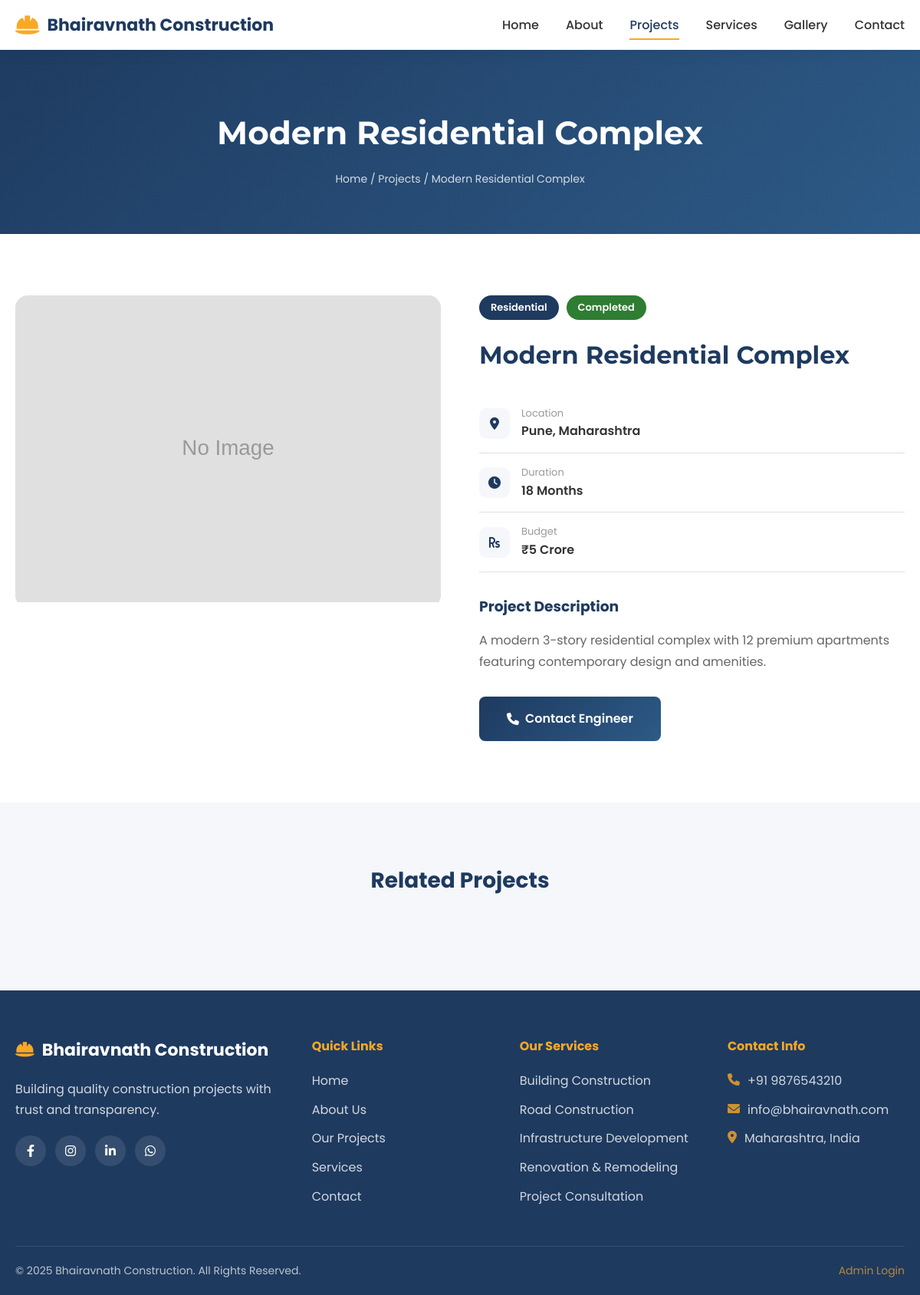
/project-detail.php?id=1, run on the app's committed database.
### tables this page shows
CREATE TABLE IF NOT EXISTS projects (
    id INT AUTO_INCREMENT PRIMARY KEY,
    name VARCHAR(255) NOT NULL,
    project_type ENUM('Road', 'Residential', 'Commercial', 'Infrastructure') NOT NULL,
    location VARCHAR(255),
    duration VARCHAR(100),
    budget VARCHAR(100),
    description TEXT,
    status ENUM('Completed', 'Ongoing') DEFAULT 'Ongoing',
    is_published TINYINT(1) DEFAULT 1,
    created_at TIMESTAMP DEFAULT CURRENT_TIMESTAMP,
    updated_at TIMESTAMP DEFAULT CURRENT_TIMESTAMP ON UPDATE CURRENT_TIMESTAMP
);

CREATE TABLE IF NOT EXISTS services (
    id INT AUTO_INCREMENT PRIMARY KEY,
    name VARCHAR(255) NOT NULL,
    description TEXT,
    icon VARCHAR(100),
    image VARCHAR(255),
    is_active TINYINT(1) DEFAULT 1,
    created_at TIMESTAMP DEFAULT CURRENT_TIMESTAMP,
    updated_at TIMESTAMP DEFAULT CURRENT_TIMESTAMP ON UPDATE CURRENT_TIMESTAMP
);

### include/config.php (called while the page is built, shortened)
<?php
$is_replit = getenv('DATABASE_URL') !== false;
if ($is_replit) {
    $database_url = getenv('DATABASE_URL');
    $db_parts = parse_url($database_url);
    $db_host = $db_parts['host'];
    $db_port = $db_parts['port'] ?? 5432;
    $db_user = $db_parts['user'];
    $db_pass = $db_parts['pass'];
    $db_name = ltrim($db_parts['path'], '/');
    try {
        $pdo = new PDO(
            "pgsql:host=$db_host;port=$db_port;dbname=$db_name",
            $db_user,
            $db_pass,
            [PDO::ATTR_ERRMODE => PDO::ERRMODE_EXCEPTION]
        );
        $use_pdo = true;
        $con = null;
    } catch (PDOException $e) {
        $use_pdo = false;
        $con = null;
        $pdo = null;
    }
} else {
    $db_host = "localhost";
    $db_user = "root";
    $db_pass = "";
    $db_name = "bhairavnath_construction";
    $con = @mysqli_connect($db_host, $db_user, $db_pass, $db_name);
    $use_pdo = false;
    $pdo = null;
    if ($con) {
        mysqli_set_charset($con, "utf8mb4");
    }
}
function isLoggedIn() {
    return isset($_SESSION['admin_id']);
}
function db_query($query) {
    global $con, $pdo, $use_pdo;
    if ($use_pdo) {
        try {
            return $pdo->query($query);
        } catch (PDOException $e) {
            return false;
        }
    } elseif ($con) {
        return mysqli_query($con, $query);
    }
    return false;
}
function db_fetch($result) {
    global $use_pdo;
    if ($use_pdo) {
        return $result->fetch(PDO::FETCH_ASSOC);
    } else {
        return mysqli_fetch_assoc($result);
    }
}
function getAdmin() {
    return null;
}
?>

### project-detail.php (the view, shortened to what this page needs)
<?php include 'include/config.php';
$id = (int)$_GET['id'];
$result = db_query("SELECT * FROM projects WHERE id = $id AND is_published = 1");
$project = db_fetch($result);
$images = [];
$videos = [];
?>
<!DOCTYPE html>
<html lang="en">
<head>
    <link href="https://cdnjs.cloudflare.com/ajax/libs/font-awesome/6.0.0/css/all.min.css" rel="stylesheet">
    <link href="assets/css/style.css" rel="stylesheet">
</head>
<body>
    <?php include 'include/header.php'; ?>
    <section class="page-banner">
        <div class="container">
            <h1><?php echo $project['name']; ?></h1>
            <nav class="breadcrumb">
                <a href="index.php">Home</a> / <a href="projects.php">Projects</a> / <span><?php echo $project['name']; ?></span>
            </nav>
        </div>
    </section>
    <section class="section project-detail">
        <div class="container">
            <div class="project-detail-grid">
                <div class="project-gallery">
                    <?php if (!empty($images) || !empty($videos)): ?>
                        <?php if (!empty($videos) && !empty($images)): ?>
                        <div class="media-tabs">
                            <button class="media-tab active" onclick="switchMediaTab('images')">
                                <i class="fas fa-images"></i> Images (<?php echo count($images); ?>)
                            </button>
                            <button class="media-tab" onclick="switchMediaTab('videos')">
                                <i class="fas fa-video"></i> Videos (<?php echo count($videos); ?>)
                            </button>
                        </div>
                        <?php endif; ?>
                        <div id="imagesPanel" class="media-panel active">
                            <?php if (!empty($images)):
                                $mainImage = $images[0]['image_path'];
                            ?>
                            <div class="main-image">
                                <img src="<?php echo $mainImage; ?>" alt="<?php echo $project['name']; ?>" id="mainImage">
                            </div>
                            <?php if (count($images) > 1): ?>
                            <div class="thumbnail-list">
                                <?php foreach ($images as $index => $img): ?>
                                <div class="thumbnail <?php echo $index == 0 ? 'active' : ''; ?>" onclick="changeImage('<?php echo $img['image_path']; ?>', this)">
                                    <img src="<?php echo $img['image_path']; ?>" alt="Thumbnail">
                                </div>
                                <?php endforeach; ?>
                            </div>
                            <?php endif; ?>
                            <?php else: ?>
                            <div class="main-image">
                                <img src="assets/images/placeholder.svg" alt="No images">
                            </div>
                            <?php endif; ?>
                        </div>
                        <?php if (!empty($videos)): ?>
                        <div id="videosPanel" class="media-panel <?php echo empty($images) ? 'active' : ''; ?>">
                            <div class="video-grid">
                                <?php foreach ($videos as $vid): ?>
                                <div class="video-item">
                                    <video src="<?php echo $vid['image_path']; ?>" controls></video>
                                </div>
                                <?php endforeach; ?>
                            </div>
                        </div>
                        <?php endif; ?>
                    <?php else: ?>
                    <div class="main-image">
                        <img src="assets/images/placeholder.svg" alt="No media">
                    </div>
                    <?php endif; ?>
                </div>
                <div class="project-info-detail">
                    <div class="project-meta">
                        <span class="badge type"><?php echo $project['project_type']; ?></span>
                        <span class="badge status <?php echo strtolower($project['status']); ?>"><?php echo $project['status']; ?></span>
                    </div>
                    <h2><?php echo $project['name']; ?></h2>
                    <div class="info-list">
                        <div class="info-item">
                            <i class="fas fa-map-marker-alt"></i>
                            <div>
                                <span class="label">Location</span>
                                <span class="value"><?php echo $project['location']; ?></span>
                            </div>
                        </div>
                        <div class="info-item">
                            <i class="fas fa-clock"></i>
                            <div>
                                <span class="label">Duration</span>
                                <span class="value"><?php echo $project['duration']; ?></span>
                            </div>
                        </div>
                        <?php if ($project['budget']): ?>
                        <div class="info-item">
                            <i class="fas fa-rupee-sign"></i>
                            <div>
                                <span class="label">Budget</span>
                                <span class="value"><?php echo $project['budget']; ?></span>
                            </div>
                        </div>
                        <?php endif; ?>
                    </div>
                    <div class="project-description">
                        <h3>Project Description</h3>
                        <p><?php echo nl2br($project['description']); ?></p>
                    </div>
                    <a href="contact.php" class="btn btn-primary btn-large">
                        <i class="fas fa-phone"></i> Contact Engineer
                    </a>
                </div>
            </div>
        </div>
    </section>
    <section class="section related-projects bg-light">
        <div class="container">
            <h2 class="section-title">Related Projects</h2>
        </div>
    </section>
    <?php include 'include/footer.php'; ?>
</body>
</html>

### include/footer.php
<?php $admin = getAdmin(); ?>
<footer class="main-footer">
    <div class="container">
        <div class="footer-grid">
            <div class="footer-col">
                <h3><i class="fas fa-hard-hat"></i> <?php echo SITE_NAME; ?></h3>
                <p><?php echo substr($admin['about'] ?? 'Building quality construction projects with trust and transparency.', 0, 150); ?></p>
                <div class="social-links">
                    <a href="#"><i class="fab fa-facebook-f"></i></a>
                    <a href="#"><i class="fab fa-instagram"></i></a>
                    <a href="#"><i class="fab fa-linkedin-in"></i></a>
                    <a href="#"><i class="fab fa-whatsapp"></i></a>
                </div>
            </div>
            <div class="footer-col">
                <h4>Quick Links</h4>
                <ul>
                    <li><a href="index.php">Home</a></li>
                    <li><a href="about.php">About Us</a></li>
                    <li><a href="projects.php">Our Projects</a></li>
                    <li><a href="services.php">Services</a></li>
                    <li><a href="contact.php">Contact</a></li>
                </ul>
            </div>
            <div class="footer-col">
                <h4>Our Services</h4>
                <ul>
                    <?php
                    $services = db_query("SELECT name FROM services WHERE is_active = 1 LIMIT 5");
                    while ($s = db_fetch($services)):
                    ?>
                    <li><a href="services.php"><?php echo $s['name']; ?></a></li>
                    <?php endwhile; ?>
                </ul>
            </div>
            <div class="footer-col">
                <h4>Contact Info</h4>
                <ul class="contact-info">
                    <li><i class="fas fa-phone"></i> <?php echo $admin['phone'] ?? '+91 9876543210'; ?></li>
                    <li><i class="fas fa-envelope"></i> <?php echo $admin['email'] ?? 'info@bhairavnath.com'; ?></li>
                    <li><i class="fas fa-map-marker-alt"></i> <?php echo $admin['address'] ?? 'Maharashtra, India'; ?></li>
                </ul>
            </div>
        </div>
        <div class="footer-bottom">
            <p>&copy; <?php echo date('Y'); ?> <?php echo SITE_NAME; ?>. All Rights Reserved.</p>
            <p><a href="admin/login.php">Admin Login</a></p>
        </div>
    </div>
</footer>

### assets/css/style.css (style rules this page uses)
:root { --primary: #1e3a5f; --primary-dark: #152a45; --secondary: #2d5a87; --accent: #f9a825; --accent-orange: #ff7043; --success: #2e7d32; --warning: #f57c00; --danger: #c62828; --text-dark: #333333; --text-light: #666666; --text-muted: #999999; --bg-light: #f5f7fa; --bg-white: #ffffff; --border: #e0e0e0; --shadow: 0 4px 20px rgba(0,0,0,0.1); --shadow-lg: 0 10px 40px rgba(0,0,0,0.15); }
* { margin: 0; padding: 0; box-sizing: border-box; }
body { font-family: 'Poppins', sans-serif; color: var(--text-dark); line-height: 1.6; background: var(--bg-white); }
.container { max-width: 1200px; margin: 0 auto; padding: 0 20px; }
img { max-width: 100%; height: auto; }
a { text-decoration: none; color: inherit; transition: all 0.3s ease; }
.btn { display: inline-flex; align-items: center; gap: 8px; padding: 12px 28px; border-radius: 8px; font-weight: 600; font-size: 14px; cursor: pointer; border: none; transition: all 0.3s ease; }
.btn-primary { background: linear-gradient(135deg, var(--primary) 0%, var(--secondary) 100%); color: white; }
.btn-large { padding: 16px 36px; font-size: 16px; }
.section { padding: 80px 0; }
.bg-light { background: var(--bg-light); }
.page-banner { background: linear-gradient(135deg, var(--primary) 0%, var(--secondary) 100%); padding: 140px 0 60px; text-align: center; color: white; }
.page-banner h1 { font-family: 'Montserrat', sans-serif; font-size: 42px; font-weight: 700; margin-bottom: 15px; }
.breadcrumb { font-size: 14px; opacity: 0.8; }
.breadcrumb a { color: white; }
.project-detail-grid { display: grid; grid-template-columns: 1fr 1fr; gap: 50px; }
.project-gallery .main-image { border-radius: 16px; overflow: hidden; margin-bottom: 15px; }
.project-gallery .main-image img { width: 100%; height: 400px; object-fit: cover; }
.project-meta { display: flex; gap: 10px; margin-bottom: 20px; }
.project-meta .badge { padding: 6px 15px; border-radius: 20px; font-size: 13px; font-weight: 600; }
.project-meta .type { background: var(--primary); color: white; }
.project-meta .status.completed { background: var(--success); color: white; }
.project-info-detail h2 { font-family: 'Montserrat', sans-serif; font-size: 32px; color: var(--primary); margin-bottom: 25px; }
.info-list { margin-bottom: 30px; }
.info-item { display: flex; align-items: center; gap: 15px; padding: 15px 0; border-bottom: 1px solid var(--border); }
.info-item i { width: 40px; height: 40px; background: var(--bg-light); border-radius: 10px; display: flex; align-items: center; justify-content: center; color: var(--primary); }
.info-item .label { display: block; font-size: 13px; color: var(--text-muted); }
.info-item .value { font-weight: 600; color: var(--text-dark); }
.project-description { margin-bottom: 30px; }
.project-description h3 { color: var(--primary); margin-bottom: 15px; }
.project-description p { color: var(--text-light); line-height: 1.8; }
.section-title { text-align: center; font-size: 28px; color: var(--primary); margin-bottom: 40px; }
.main-footer { background: var(--primary); color: white; padding: 60px 0 0; }
.footer-grid { display: grid; grid-template-columns: 1.5fr 1fr 1fr 1fr; gap: 40px; padding-bottom: 40px; border-bottom: 1px solid rgba(255,255,255,0.1); }
.footer-col h3 { font-size: 22px; margin-bottom: 20px; display: flex; align-items: center; gap: 10px; }
.footer-col h3 i { color: var(--accent); }
.footer-col h4 { font-size: 16px; margin-bottom: 20px; color: var(--accent); }
.footer-col p { opacity: 0.8; line-height: 1.7; margin-bottom: 20px; }
.footer-col ul { list-style: none; }
.footer-col ul li { margin-bottom: 12px; }
.footer-col ul a { opacity: 0.8; transition: all 0.3s; }
.footer-col .contact-info li { display: flex; align-items: flex-start; gap: 10px; opacity: 0.8; }
.footer-col .contact-info i { color: var(--accent); margin-top: 3px; }
.social-links { display: flex; gap: 12px; }
.social-links a { width: 40px; height: 40px; background: rgba(255,255,255,0.1); border-radius: 50%; display: flex; align-items: center; justify-content: center; transition: all 0.3s; }
.footer-bottom { display: flex; justify-content: space-between; align-items: center; padding: 20px 0; opacity: 0.7; font-size: 14px; }
.footer-bottom a { color: var(--accent); }

### data on the page
projects: name "Modern Residential Complex", project_type "Residential", status "Completed", location "Pune, Maharashtra", duration "18 Months", budget "₹5 Crore", description "A modern 3-story residential complex with 12 premium apartments featuring contemporary design and amenities."
services: name "Building Construction"
services: name "Road Construction"
services: name "Infrastructure Development"
services: name "Renovation & Remodeling"
services: name "Project Consultation"

### other printed values
SITE_NAME "Bhairavnath Construction"
$admin['phone'] "+91 9876543210"
$admin['email'] "info@bhairavnath.com"
$admin['address'] "Maharashtra, India"
